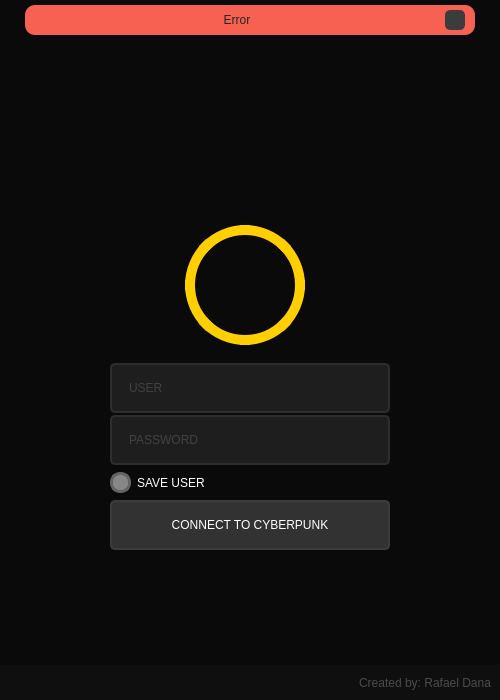
<?xml version="1.0" encoding="UTF-8"?>
<ui version="4.0">
 <class>MainWindow</class>
 <widget class="QMainWindow" name="MainWindow">
  <property name="geometry">
   <rect>
    <x>0</x>
    <y>0</y>
    <width>500</width>
    <height>700</height>
   </rect>
  </property>
  <property name="minimumSize">
   <size>
    <width>500</width>
    <height>700</height>
   </size>
  </property>
  <property name="windowTitle">
   <string>Login</string>
  </property>
  <property name="windowIcon">
   <iconset resource="file_rc.qrc">
    <normaloff>:/Icon/Icon.ico</normaloff>:/Icon/Icon.ico</iconset>
  </property>
  <property name="styleSheet">
   <string notr="true">color: rgb(255, 255, 255);
background-color: rgb(10, 10, 10);</string>
  </property>
  <widget class="QWidget" name="centralwidget">
   <layout class="QVBoxLayout">
    <property name="spacing">
     <number>0</number>
    </property>
    <property name="leftMargin">
     <number>0</number>
    </property>
    <property name="topMargin">
     <number>0</number>
    </property>
    <property name="rightMargin">
     <number>0</number>
    </property>
    <property name="bottomMargin">
     <number>0</number>
    </property>
    <item>
     <widget class="QFrame" name="top_bar">
      <property name="maximumSize">
       <size>
        <width>16777215</width>
        <height>35</height>
       </size>
      </property>
      <property name="styleSheet">
       <string notr="true"/>
      </property>
      <property name="frameShape">
       <enum>QFrame::NoFrame</enum>
      </property>
      <property name="frameShadow">
       <enum>QFrame::Raised</enum>
      </property>
      <layout class="QHBoxLayout" name="horizontalLayout_2">
       <property name="spacing">
        <number>0</number>
       </property>
       <property name="leftMargin">
        <number>0</number>
       </property>
       <property name="topMargin">
        <number>5</number>
       </property>
       <property name="rightMargin">
        <number>0</number>
       </property>
       <property name="bottomMargin">
        <number>0</number>
       </property>
       <item>
        <widget class="QFrame" name="frame_error">
         <property name="maximumSize">
          <size>
           <width>450</width>
           <height>16777215</height>
          </size>
         </property>
         <property name="styleSheet">
          <string notr="true">background-color: rgb(246, 97, 81);
border-radius: 10px;</string>
         </property>
         <property name="frameShape">
          <enum>QFrame::StyledPanel</enum>
         </property>
         <property name="frameShadow">
          <enum>QFrame::Raised</enum>
         </property>
         <layout class="QHBoxLayout" name="horizontalLayout_3">
          <property name="leftMargin">
           <number>10</number>
          </property>
          <property name="topMargin">
           <number>3</number>
          </property>
          <property name="rightMargin">
           <number>10</number>
          </property>
          <property name="bottomMargin">
           <number>3</number>
          </property>
          <item>
           <widget class="QLabel" name="label_error">
            <property name="styleSheet">
             <string notr="true">color: rgb(35, 35, 35);</string>
            </property>
            <property name="text">
             <string>Error</string>
            </property>
            <property name="alignment">
             <set>Qt::AlignCenter</set>
            </property>
           </widget>
          </item>
          <item>
           <widget class="QPushButton" name="pushButton_close_popup">
            <property name="maximumSize">
             <size>
              <width>20</width>
              <height>20</height>
             </size>
            </property>
            <property name="styleSheet">
             <string notr="true">QPushButton {
	border-radius: 5px;
	background-image: url(:/Close_Image/cil-x.png);
	background-position: center;
	background-color: rgb(60, 60, 60);
}
QPushButton:hover {
	background-color: rgb(50, 50, 50);
	color: rgb(200, 200, 200);
}
QPushButton:pressed {
	background-color: rgb(35, 35, 35);
	color: rgb(200, 200, 200);
}

</string>
            </property>
            <property name="text">
             <string/>
            </property>
           </widget>
          </item>
         </layout>
        </widget>
       </item>
      </layout>
     </widget>
    </item>
    <item>
     <widget class="QFrame" name="content">
      <property name="styleSheet">
       <string notr="true"/>
      </property>
      <property name="frameShape">
       <enum>QFrame::NoFrame</enum>
      </property>
      <property name="frameShadow">
       <enum>QFrame::Raised</enum>
      </property>
      <layout class="QHBoxLayout" name="horizontalLayout">
       <item>
        <widget class="QFrame" name="login_area">
         <property name="maximumSize">
          <size>
           <width>450</width>
           <height>550</height>
          </size>
         </property>
         <property name="styleSheet">
          <string notr="true"/>
         </property>
         <property name="frameShape">
          <enum>QFrame::NoFrame</enum>
         </property>
         <property name="frameShadow">
          <enum>QFrame::Raised</enum>
         </property>
         <widget class="QFrame" name="logo">
          <property name="geometry">
           <rect>
            <x>45</x>
            <y>40</y>
            <width>360</width>
            <height>90</height>
           </rect>
          </property>
          <property name="styleSheet">
           <string notr="true">background-image: url(:/Logo/logo_360x90.png);
background-repeat: no-repeat;
background-position: center;</string>
          </property>
          <property name="frameShape">
           <enum>QFrame::NoFrame</enum>
          </property>
          <property name="frameShadow">
           <enum>QFrame::Raised</enum>
          </property>
          <property name="lineWidth">
           <number>0</number>
          </property>
         </widget>
         <widget class="QFrame" name="avatar">
          <property name="geometry">
           <rect>
            <x>160</x>
            <y>150</y>
            <width>120</width>
            <height>120</height>
           </rect>
          </property>
          <property name="styleSheet">
           <string notr="true">QFrame {
	background-image: url(:/Avatar/avatar.png);
	border-radius: 60px;
	border: 10px solid rgb(255, 207, 0)
}
QFrame:hover {
	border: 10px solid rgb(255, 225, 0)
}</string>
          </property>
          <property name="frameShape">
           <enum>QFrame::NoFrame</enum>
          </property>
          <property name="frameShadow">
           <enum>QFrame::Raised</enum>
          </property>
         </widget>
         <widget class="QLineEdit" name="lineEdit_user">
          <property name="geometry">
           <rect>
            <x>85</x>
            <y>288</y>
            <width>280</width>
            <height>50</height>
           </rect>
          </property>
          <property name="styleSheet">
           <string notr="true">QLineEdit {
	border: 2px solid rgb(45, 45, 45);
	border-radius: 5px;
	padding: 15px;
	background-color: rgb(30, 30, 30);
	color: rgb(100, 100, 100);
}
QLineEdit:hover {
	border: 2px solid rgb(55, 55, 55);
}
QLineEdit:focus {
	border: 2px solid rgb(255, 207, 0);
	color: rgb(200, 200, 200);
}</string>
          </property>
          <property name="maxLength">
           <number>32</number>
          </property>
          <property name="placeholderText">
           <string>USER</string>
          </property>
         </widget>
         <widget class="QLineEdit" name="lineEdit_password">
          <property name="geometry">
           <rect>
            <x>85</x>
            <y>340</y>
            <width>280</width>
            <height>50</height>
           </rect>
          </property>
          <property name="styleSheet">
           <string notr="true">QLineEdit {
	border: 2px solid rgb(45, 45, 45);
	border-radius: 5px;
	padding: 15px;
	background-color: rgb(30, 30, 30);
	color: rgb(100, 100, 100);
}
QLineEdit:hover {
	border: 2px solid rgb(55, 55, 55);
}
QLineEdit:focus {
	border: 2px solid rgb(255, 207, 0);
	color: rgb(200, 200, 200);
}</string>
          </property>
          <property name="maxLength">
           <number>16</number>
          </property>
          <property name="echoMode">
           <enum>QLineEdit::Password</enum>
          </property>
          <property name="placeholderText">
           <string>PASSWORD</string>
          </property>
         </widget>
         <widget class="QCheckBox" name="checkBox_save_user">
          <property name="geometry">
           <rect>
            <x>85</x>
            <y>395</y>
            <width>281</width>
            <height>25</height>
           </rect>
          </property>
          <property name="styleSheet">
           <string notr="true">QCheckBox::indicator {
	border: 3px solid rgb(100,100,100);
	width: 15px;
	height: 15;
	border-radius: 10px;
	background-color: rgb(135, 135, 135);
}
QCheckBox::indicator:checked {
	border: 3px solid rgb(255,205,0);
	background-color: rgb(255,255,0);
}</string>
          </property>
          <property name="text">
           <string>SAVE USER</string>
          </property>
         </widget>
         <widget class="QPushButton" name="pushButton_login">
          <property name="geometry">
           <rect>
            <x>85</x>
            <y>425</y>
            <width>280</width>
            <height>50</height>
           </rect>
          </property>
          <property name="styleSheet">
           <string notr="true">QPushButton {
	background-color: rgb(50,50,50);
	border: 2px solid rgb(60,60,60);
	border-radius: 5px;
}
QPushButton:hover {
	background-color: rgb(60,60,60);
	border: 2px solid rgb(70,70,70);
}
QPushButton:pressed {
	background-color: rgb(250,230,0);
	border: 2px solid rgb(255,165,24);
	color: rgb(35, 35, 35);
}</string>
          </property>
          <property name="text">
           <string>CONNECT TO CYBERPUNK</string>
          </property>
         </widget>
        </widget>
       </item>
      </layout>
     </widget>
    </item>
    <item>
     <widget class="QFrame" name="bottom">
      <property name="maximumSize">
       <size>
        <width>16777215</width>
        <height>35</height>
       </size>
      </property>
      <property name="styleSheet">
       <string notr="true">background-color: rgb(15, 15, 15);</string>
      </property>
      <property name="frameShape">
       <enum>QFrame::NoFrame</enum>
      </property>
      <property name="frameShadow">
       <enum>QFrame::Raised</enum>
      </property>
      <layout class="QVBoxLayout" name="verticalLayout">
       <item>
        <widget class="QLabel" name="label_credits">
         <property name="styleSheet">
          <string notr="true">color: rgb(75, 75, 75);</string>
         </property>
         <property name="text">
          <string>Created by: Rafael Dana</string>
         </property>
         <property name="alignment">
          <set>Qt::AlignRight|Qt::AlignTrailing|Qt::AlignVCenter</set>
         </property>
        </widget>
       </item>
      </layout>
     </widget>
    </item>
   </layout>
  </widget>
  <widget class="QMenuBar" name="menubar">
   <property name="geometry">
    <rect>
     <x>0</x>
     <y>0</y>
     <width>500</width>
     <height>24</height>
    </rect>
   </property>
  </widget>
 </widget>
 <resources>
  <include location="file_rc.qrc"/>
 </resources>
 <connections/>
</ui>
